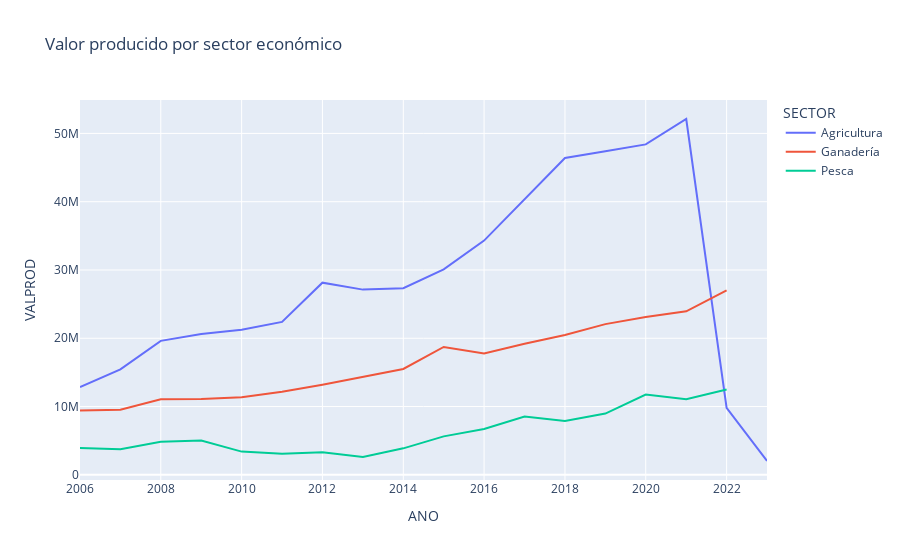

Notebook code for this chart:
### Code cell
# Graficamos el valor producido por sector economico a traves del tiempo
fig = px.line(agp_anual, x='ANO', y='VALPROD', color='SECTOR', title='Valor producido por sector económico')
fig.show()

### Figure 1 — Plotly figure (JSON) as saved in the notebook; plotly's stock layout.template omitted (floating-point values rounded to 4 significant figures)
{"data": [{"hovertemplate": "SECTOR=Agricultura<br>ANO=%{x}<br>VALPROD=%{y}<extra></extra>", "legendgroup": "Agricultura", "line": {"color": "#636efa", "dash": "solid"}, "marker": {"symbol": "circle"}, "mode": "lines", "name": "Agricultura", "orientation": "v", "showlegend": true, "type": "scatter", "x": ["2006-01-01", "2007-01-01", "2008-01-01", "2009-01-01", "2010-01-01", "2011-01-01", "2012-01-01", "2013-01-01", "2014-01-01", "2015-01-01", "2016-01-01", "2017-01-01", "2018-01-01", "2019-01-01", "2020-01-01", "2021-01-01", "2022-01-01", "2023-01-01"], "xaxis": "x", "y": [12860000.0, 15450000.0, 19620000.0, 20620000.0, 21240000.0, 22400000.0, 28140000.0, 27130000.0, 27340000.0, 30090000.0, 34300000.0, 40350000.0, 46410000.0, 47400000.0, 48400000.0, 52110000.0, 9800000.0, 2028000.0], "yaxis": "y"}, {"hovertemplate": "SECTOR=Ganadería<br>ANO=%{x}<br>VALPROD=%{y}<extra></extra>", "legendgroup": "Ganadería", "line": {"color": "#EF553B", "dash": "solid"}, "marker": {"symbol": "circle"}, "mode": "lines", "name": "Ganadería", "orientation": "v", "showlegend": true, "type": "scatter", "x": ["2006-01-01", "2007-01-01", "2008-01-01", "2009-01-01", "2010-01-01", "2011-01-01", "2012-01-01", "2013-01-01", "2014-01-01", "2015-01-01", "2016-01-01", "2017-01-01", "2018-01-01", "2019-01-01", "2020-01-01", "2021-01-01", "2022-01-01"], "xaxis": "x", "y": [9419692, 9548965, 11072020, 11112143, 11361620, 12166614, 13190000.0, 14363433, 15510000.0, 18725483, 17780000.0, 19200000.0, 20480000.0, 22070000.0, 23100000.0, 23950000.0, 27000000.0], "yaxis": "y"}, {"hovertemplate": "SECTOR=Pesca<br>ANO=%{x}<br>VALPROD=%{y}<extra></extra>", "legendgroup": "Pesca", "line": {"color": "#00cc96", "dash": "solid"}, "marker": {"symbol": "circle"}, "mode": "lines", "name": "Pesca", "orientation": "v", "showlegend": true, "type": "scatter", "x": ["2006-01-01", "2007-01-01", "2008-01-01", "2009-01-01", "2010-01-01", "2011-01-01", "2012-01-01", "2013-01-01", "2014-01-01", "2015-01-01", "2016-01-01", "2017-01-01", "2018-01-01", "2019-01-01", "2020-01-01", "2021-01-01", "2022-01-01"], "xaxis": "x", "y": [3921777, 3760770, 4847817, 5037168, 3402922, 3102913, 3303827, 2610991, 3879945, 5638118, 6708000.0, 8530000.0, 7898000.0, 8971000.0, 11770000.0, 11060000.0, 12510000.0], "yaxis": "y"}], "layout": {"legend": {"title": {"text": "SECTOR"}, "tracegroupgap": 0}, "title": {"text": "Valor producido por sector económico"}, "xaxis": {"anchor": "y", "domain": [0, 1], "title": {"text": "ANO"}}, "yaxis": {"anchor": "x", "domain": [0, 1], "title": {"text": "VALPROD"}}}}
